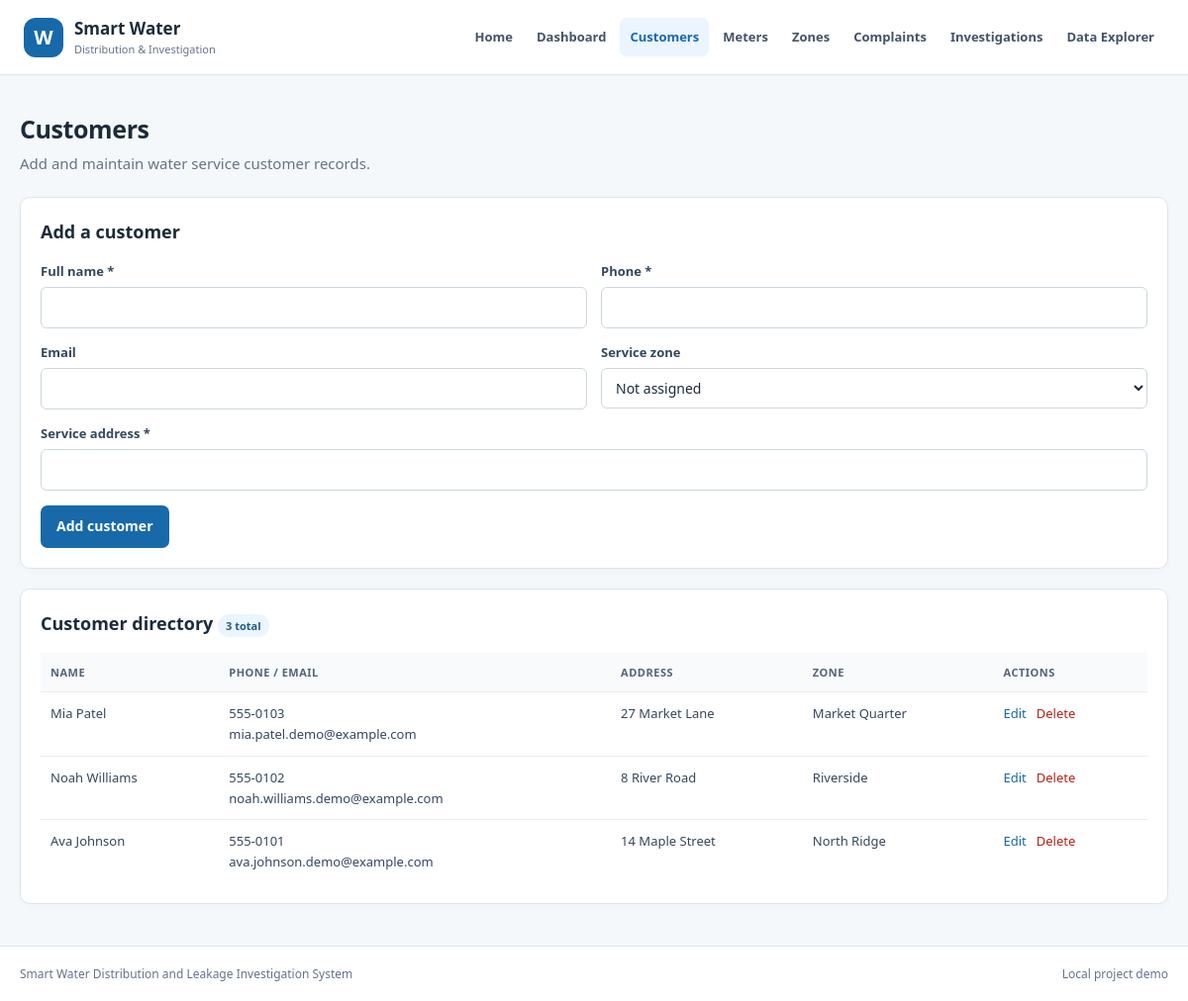
The page /customers.php on the database its author committed.
### tables this page shows
CREATE TABLE IF NOT EXISTS customers (
    customer_id INT UNSIGNED AUTO_INCREMENT PRIMARY KEY,
    full_name VARCHAR(120) NOT NULL,
    email VARCHAR(150) NOT NULL DEFAULT '',
    phone VARCHAR(30) NOT NULL,
    address VARCHAR(255) NOT NULL,
    zone_id INT UNSIGNED NULL,
    created_at TIMESTAMP NOT NULL DEFAULT CURRENT_TIMESTAMP,
    CONSTRAINT fk_customers_zone FOREIGN KEY (zone_id) REFERENCES zones(zone_id)
        ON UPDATE CASCADE ON DELETE SET NULL
);

CREATE TABLE IF NOT EXISTS zones (
    zone_id INT UNSIGNED AUTO_INCREMENT PRIMARY KEY,
    zone_name VARCHAR(100) NOT NULL UNIQUE,
    area VARCHAR(150) NOT NULL,
    pipeline_length_m DECIMAL(10,2) NOT NULL DEFAULT 0,
    pipeline_material VARCHAR(80) NOT NULL DEFAULT '',
    status ENUM('Active', 'Maintenance', 'Inactive') NOT NULL DEFAULT 'Active',
    description TEXT NULL,
    created_at TIMESTAMP NOT NULL DEFAULT CURRENT_TIMESTAMP
);

### includes/app.php (called while the page is built, shortened)
<?php
function h(string|int|float|null $value): string
{
    return htmlspecialchars((string) $value, ENT_QUOTES, 'UTF-8');
}

### customers.php (the view, shortened to what this page needs)
<?php
require_once __DIR__ . '/includes/app.php';
$editing = null;
$customers = $pdo->query(
    'SELECT c.*, z.zone_name FROM customers c LEFT JOIN zones z ON z.zone_id = c.zone_id ORDER BY c.customer_id DESC'
)->fetchAll();
include __DIR__ . '/includes/header.php';
?>
<div class="page-heading"><div><h1>Customers</h1><p>Add and maintain water service customer records.</p></div></div>
<section class="panel">
    <h2><?= $editing ? 'Update customer' : 'Add a customer' ?></h2>
    <form method="post">
        <div class="form-grid">
            <div class="field"><label for="full_name">Full name *</label><input id="full_name" name="full_name" maxlength="120" required value="<?= h($editing['full_name'] ?? '') ?>"></div>
            <div class="field"><label for="phone">Phone *</label><input id="phone" name="phone" maxlength="30" required value="<?= h($editing['phone'] ?? '') ?>"></div>
            <div class="field"><label for="email">Email</label><input id="email" name="email" type="email" maxlength="150" value="<?= h($editing['email'] ?? '') ?>"></div>
            <div class="field"><label for="zone_id">Service zone</label><select id="zone_id" name="zone_id"><option value="">Not assigned</option></select></div>
            <div class="field full"><label for="address">Service address *</label><input id="address" name="address" maxlength="255" required value="<?= h($editing['address'] ?? '') ?>"></div>
        </div>
        <div class="form-actions"><button class="button" type="submit"><?= $editing ? 'Save changes' : 'Add customer' ?></button><?php if ($editing): ?><a class="cancel-link" href="customers.php">Cancel</a><?php endif; ?></div>
    </form>
</section>
<section class="panel">
    <h2>Customer directory <span class="badge"><?= count($customers) ?> total</span></h2>
    <?php if (!$customers): ?><p class="empty">No customers yet. Add the first customer using the form above.</p><?php else: ?>
    <div class="table-wrap"><table><thead><tr><th>Name</th><th>Phone / email</th><th>Address</th><th>Zone</th><th>Actions</th></tr></thead><tbody>
    <?php foreach ($customers as $customer): ?><tr>
        <td><?= h($customer['full_name']) ?></td><td><?= h($customer['phone']) ?><br><?= h($customer['email'] ?: '—') ?></td>
        <td><?= h($customer['address']) ?></td><td><?= h($customer['zone_name'] ?: '—') ?></td>
        <td><div class="actions"><a href="customers.php?edit=<?= h($customer['customer_id']) ?>">Edit</a><form method="post" onsubmit="return confirm('Delete this customer and their related meters and complaints?');"><button class="link-button danger" type="submit">Delete</button></form></div></td>
    </tr><?php endforeach; ?>
    </tbody></table></div><?php endif; ?>
</section>
<?php include __DIR__ . '/includes/footer.php'; ?>

### assets/style.css (style rules this page uses)
:root { --blue: #1769aa; --blue-dark: #104c7d; --blue-light: #eaf5ff; --ink: #1c2b3a; --muted: #647487; --line: #dce5ed; --surface: #ffffff; --background: #f5f8fb; --green: #157347; --red: #b42318; }
* { box-sizing: border-box; }
body { margin: 0; color: var(--ink); background: var(--background); font: 15px/1.6 system-ui, -apple-system, "Segoe UI", sans-serif; }
a { color: var(--blue); text-decoration: none; }
.button, button.button { display: inline-block; border: 0; border-radius: 7px; padding: 10px 16px; color: #fff; background: var(--blue); font: inherit; font-size: 14px; font-weight: 700; cursor: pointer; }
.content-section h2, .page-heading h1 { margin: 0 0 18px; font-size: 25px; letter-spacing: -.4px; }
.feature-card, .panel, .stat-card { border: 1px solid var(--line); border-radius: 10px; background: var(--surface); box-shadow: 0 2px 6px rgba(27, 55, 80, .03); }
.page-heading { display: flex; justify-content: space-between; align-items: flex-end; gap: 16px; margin: 34px 0 22px; }
.page-heading h1 { margin-bottom: 3px; }
.page-heading p { margin: 0; color: var(--muted); }
.panel { margin-bottom: 20px; padding: 20px; }
.panel h2 { margin: 0 0 15px; font-size: 18px; }
.form-grid { display: grid; grid-template-columns: repeat(2, minmax(0, 1fr)); gap: 14px; }
.field { display: flex; flex-direction: column; gap: 5px; }
.field.full { grid-column: 1 / -1; }
label { color: #35475b; font-size: 13px; font-weight: 650; }
input, select, textarea { width: 100%; padding: 9px 10px; border: 1px solid #cbd6e0; border-radius: 6px; color: var(--ink); background: white; font: inherit; font-size: 14px; }
.form-actions { display: flex; align-items: center; gap: 12px; margin-top: 15px; }
.table-wrap { width: 100%; overflow-x: auto; }
table { width: 100%; border-collapse: collapse; text-align: left; font-size: 13px; }
th, td { padding: 11px 10px; border-bottom: 1px solid #e8edf2; vertical-align: top; }
th { color: #536477; background: #f8fafc; font-size: 11px; text-transform: uppercase; letter-spacing: .5px; white-space: nowrap; }
td { color: #35475b; }
tr:last-child td { border-bottom: 0; }
.actions { display: flex; align-items: center; gap: 10px; white-space: nowrap; }
.actions form { margin: 0; }
.link-button { padding: 0; border: 0; color: var(--blue); background: none; font: inherit; cursor: pointer; }
.link-button.danger { color: var(--red); }
.badge { display: inline-block; padding: 3px 8px; border-radius: 20px; color: #245c86; background: var(--blue-light); font-size: 11px; font-weight: 700; white-space: nowrap; }

### rows shown on the page
customers: full_name "Mia Patel", phone "555-0103", email "mia.patel.demo@example.com", address "27 Market Lane", zone.zone_name "Market Quarter"
customers: full_name "Noah Williams", phone "555-0102", email "noah.williams.demo@example.com", address "8 River Road", zone.zone_name "Riverside"
customers: full_name "Ava Johnson", phone "555-0101", email "ava.johnson.demo@example.com", address "14 Maple Street", zone.zone_name "North Ridge"

### other values the page prints
count($customers) "3"
